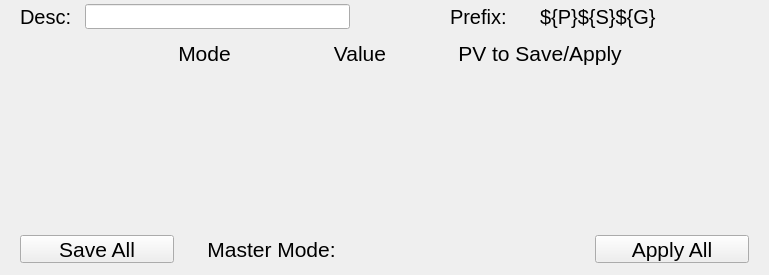
<?xml version="1.0" ?>
<ui version="4.0">
  <class>Dialog</class>
  <widget class="PyDMFrame" name="screen">
    <property name="geometry">
      <rect>
        <x>552</x>
        <y>43</y>
        <width>769</width>
        <height>275</height>
      </rect>
    </property>
    <property name="minimumSize">
      <size>
        <width>769</width>
        <height>275</height>
      </size>
    </property>
    <property name="styleSheet">
      <string notr="true">PyDMFrame#screen {
  color: rgb(0, 0, 0);
  background-color: rgb(187, 187, 187);
  }</string>
    </property>
    <property name="windowTitle">
      <string>genericState5x</string>
    </property>
    <layout class="QGridLayout" name="gridLayout" columnstretch="20,60,5,46,43,25,79,37,29,6,55,25,20,85,5,29,26,55,96,3,20" rowstretch="4,25,11,27,8,26,5,26,5,26,5,26,5,26,10,28,12">
      <property name="leftMargin">
        <number>0</number>
      </property>
      <property name="topMargin">
        <number>0</number>
      </property>
      <property name="rightMargin">
        <number>0</number>
      </property>
      <property name="bottomMargin">
        <number>0</number>
      </property>
      <property name="horizontalSpacing">
        <number>0</number>
      </property>
      <property name="verticalSpacing">
        <number>0</number>
      </property>
      <item row="1" column="15" colspan="4">
        <widget class="PyDMDrawingRectangle" name="rectangle">
          <property name="geometry">
            <rect>
              <x>540</x>
              <y>4</y>
              <width>206</width>
              <height>25</height>
            </rect>
          </property>
          <property name="sizePolicy">
            <sizepolicy hsizetype="Ignored" vsizetype="Ignored">
              <horstretch>0</horstretch>
              <verstretch>0</verstretch>
            </sizepolicy>
          </property>
          <property name="brush" stdset="0">
            <brush brushstyle="SolidPattern">
              <color alpha="255">
                <red>218</red>
                <green>218</green>
                <blue>218</blue>
              </color>
            </brush>
          </property>
          <property name="penStyle" stdset="0">
            <enum>Qt::SolidLine</enum>
          </property>
          <property name="penColor" stdset="0">
            <color>
              <red>218</red>
              <green>218</green>
              <blue>218</blue>
            </color>
          </property>
          <property name="penWidth" stdset="0">
            <double>0</double>
          </property>
          <property name="penCapStyle" stdset="0">
            <enum>Qt::FlatCap</enum>
          </property>
          <property name="toolTip">
            <string>rectangle</string>
          </property>
        </widget>
      </item>
      <item row="3" column="4" colspan="3">
        <widget class="QLabel" name="text">
          <property name="geometry">
            <rect>
              <x>131</x>
              <y>40</y>
              <width>147</width>
              <height>27</height>
            </rect>
          </property>
          <property name="sizePolicy">
            <sizepolicy hsizetype="Ignored" vsizetype="Ignored">
              <horstretch>0</horstretch>
              <verstretch>0</verstretch>
            </sizepolicy>
          </property>
          <property name="text">
            <string>Mode</string>
          </property>
          <property name="font">
            <font>
              <pointsize>16</pointsize>
            </font>
          </property>
          <property name="brush" stdset="0">
            <brush brushstyle="SolidPattern">
              <color alpha="255">
                <red>0</red>
                <green>0</green>
                <blue>0</blue>
              </color>
            </brush>
          </property>
          <property name="toolTip">
            <string>text</string>
          </property>
          <property name="alignment">
            <set>Qt::AlignCenter</set>
          </property>
          <property name="styleSheet">
            <string notr="true">QLabel#text {
  color: rgb(0, 0, 0);
  }</string>
          </property>
        </widget>
      </item>
      <item row="3" column="8" colspan="3">
        <widget class="QLabel" name="text_1">
          <property name="geometry">
            <rect>
              <x>315</x>
              <y>40</y>
              <width>90</width>
              <height>27</height>
            </rect>
          </property>
          <property name="sizePolicy">
            <sizepolicy hsizetype="Ignored" vsizetype="Ignored">
              <horstretch>0</horstretch>
              <verstretch>0</verstretch>
            </sizepolicy>
          </property>
          <property name="text">
            <string>Value</string>
          </property>
          <property name="font">
            <font>
              <pointsize>16</pointsize>
            </font>
          </property>
          <property name="brush" stdset="0">
            <brush brushstyle="SolidPattern">
              <color alpha="255">
                <red>0</red>
                <green>0</green>
                <blue>0</blue>
              </color>
            </brush>
          </property>
          <property name="toolTip">
            <string>text_1</string>
          </property>
          <property name="alignment">
            <set>Qt::AlignCenter</set>
          </property>
          <property name="styleSheet">
            <string notr="true">QLabel#text_1 {
  color: rgb(0, 0, 0);
  }</string>
          </property>
        </widget>
      </item>
      <item row="3" column="12" colspan="6">
        <widget class="QLabel" name="text_2">
          <property name="geometry">
            <rect>
              <x>430</x>
              <y>40</y>
              <width>220</width>
              <height>27</height>
            </rect>
          </property>
          <property name="sizePolicy">
            <sizepolicy hsizetype="Ignored" vsizetype="Ignored">
              <horstretch>0</horstretch>
              <verstretch>0</verstretch>
            </sizepolicy>
          </property>
          <property name="text">
            <string>PV to Save/Apply</string>
          </property>
          <property name="font">
            <font>
              <pointsize>16</pointsize>
            </font>
          </property>
          <property name="brush" stdset="0">
            <brush brushstyle="SolidPattern">
              <color alpha="255">
                <red>0</red>
                <green>0</green>
                <blue>0</blue>
              </color>
            </brush>
          </property>
          <property name="toolTip">
            <string>text_2</string>
          </property>
          <property name="alignment">
            <set>Qt::AlignCenter</set>
          </property>
          <property name="styleSheet">
            <string notr="true">QLabel#text_2 {
  color: rgb(0, 0, 0);
  }</string>
          </property>
        </widget>
      </item>
      <item row="5" column="1" colspan="19">
        <widget class="PyDMEmbeddedDisplay" name="composite">
          <property name="geometry">
            <rect>
              <x>20</x>
              <y>75</y>
              <width>729</width>
              <height>26</height>
            </rect>
          </property>
          <property name="sizePolicy">
            <sizepolicy hsizetype="Ignored" vsizetype="Ignored">
              <horstretch>0</horstretch>
              <verstretch>0</verstretch>
            </sizepolicy>
          </property>
          <property name="toolTip">
            <string>composite</string>
          </property>
          <property name="filename" stdset="0">
            <string>genericState.ui</string>
          </property>
          <property name="macros" stdset="0">
            <string>P=${P},S=${S},N=${N1}</string>
          </property>
        </widget>
      </item>
      <item row="7" column="1" colspan="19">
        <widget class="PyDMEmbeddedDisplay" name="composite_1">
          <property name="geometry">
            <rect>
              <x>20</x>
              <y>106</y>
              <width>729</width>
              <height>26</height>
            </rect>
          </property>
          <property name="sizePolicy">
            <sizepolicy hsizetype="Ignored" vsizetype="Ignored">
              <horstretch>0</horstretch>
              <verstretch>0</verstretch>
            </sizepolicy>
          </property>
          <property name="toolTip">
            <string>composite_1</string>
          </property>
          <property name="filename" stdset="0">
            <string>genericState.ui</string>
          </property>
          <property name="macros" stdset="0">
            <string>P=${P},S=${S},N=${N2}</string>
          </property>
        </widget>
      </item>
      <item row="9" column="1" colspan="19">
        <widget class="PyDMEmbeddedDisplay" name="composite_2">
          <property name="geometry">
            <rect>
              <x>20</x>
              <y>137</y>
              <width>729</width>
              <height>26</height>
            </rect>
          </property>
          <property name="sizePolicy">
            <sizepolicy hsizetype="Ignored" vsizetype="Ignored">
              <horstretch>0</horstretch>
              <verstretch>0</verstretch>
            </sizepolicy>
          </property>
          <property name="toolTip">
            <string>composite_2</string>
          </property>
          <property name="filename" stdset="0">
            <string>genericState.ui</string>
          </property>
          <property name="macros" stdset="0">
            <string>P=${P},S=${S},N=${N3}</string>
          </property>
        </widget>
      </item>
      <item row="11" column="1" colspan="19">
        <widget class="PyDMEmbeddedDisplay" name="composite_3">
          <property name="geometry">
            <rect>
              <x>20</x>
              <y>168</y>
              <width>729</width>
              <height>26</height>
            </rect>
          </property>
          <property name="sizePolicy">
            <sizepolicy hsizetype="Ignored" vsizetype="Ignored">
              <horstretch>0</horstretch>
              <verstretch>0</verstretch>
            </sizepolicy>
          </property>
          <property name="toolTip">
            <string>composite_3</string>
          </property>
          <property name="filename" stdset="0">
            <string>genericState.ui</string>
          </property>
          <property name="macros" stdset="0">
            <string>P=${P},S=${S},N=${N4}</string>
          </property>
        </widget>
      </item>
      <item row="13" column="1" colspan="19">
        <widget class="PyDMEmbeddedDisplay" name="composite_4">
          <property name="geometry">
            <rect>
              <x>20</x>
              <y>199</y>
              <width>729</width>
              <height>26</height>
            </rect>
          </property>
          <property name="sizePolicy">
            <sizepolicy hsizetype="Ignored" vsizetype="Ignored">
              <horstretch>0</horstretch>
              <verstretch>0</verstretch>
            </sizepolicy>
          </property>
          <property name="toolTip">
            <string>composite_4</string>
          </property>
          <property name="filename" stdset="0">
            <string>genericState.ui</string>
          </property>
          <property name="macros" stdset="0">
            <string>P=${P},S=${S},N=${N5}</string>
          </property>
        </widget>
      </item>
      <item row="15" column="17" colspan="3">
        <widget class="PyDMPushButton" name="message_button">
          <property name="geometry">
            <rect>
              <x>595</x>
              <y>235</y>
              <width>154</width>
              <height>28</height>
            </rect>
          </property>
          <property name="sizePolicy">
            <sizepolicy hsizetype="Ignored" vsizetype="Ignored">
              <horstretch>0</horstretch>
              <verstretch>0</verstretch>
            </sizepolicy>
          </property>
          <property name="text">
            <string>Apply All</string>
          </property>
          <property name="font">
            <font>
              <pointsize>16</pointsize>
            </font>
          </property>
          <property name="toolTip">
            <string>${P}${S}${G}apply</string>
          </property>
          <property name="channel" stdset="0">
            <string>ca://${P}${S}${G}apply</string>
          </property>
          <property name="pressValue" stdset="0">
            <string>1</string>
          </property>
          <property name="styleSheet">
            <string notr="true">PyDMPushButton#message_button {
  color: rgb(0, 0, 0);
  background-color: rgb(0, 216, 0);
  }</string>
          </property>
        </widget>
      </item>
      <item row="15" column="1" colspan="4">
        <widget class="PyDMPushButton" name="message_button_1">
          <property name="geometry">
            <rect>
              <x>20</x>
              <y>235</y>
              <width>154</width>
              <height>28</height>
            </rect>
          </property>
          <property name="sizePolicy">
            <sizepolicy hsizetype="Ignored" vsizetype="Ignored">
              <horstretch>0</horstretch>
              <verstretch>0</verstretch>
            </sizepolicy>
          </property>
          <property name="text">
            <string>Save All</string>
          </property>
          <property name="font">
            <font>
              <pointsize>16</pointsize>
            </font>
          </property>
          <property name="toolTip">
            <string>${P}${S}${G}save</string>
          </property>
          <property name="channel" stdset="0">
            <string>ca://${P}${S}${G}save</string>
          </property>
          <property name="pressValue" stdset="0">
            <string>1</string>
          </property>
          <property name="styleSheet">
            <string notr="true">PyDMPushButton#message_button_1 {
  color: rgb(0, 0, 0);
  background-color: rgb(253, 0, 0);
  }</string>
          </property>
        </widget>
      </item>
      <item row="15" column="10" colspan="6">
        <widget class="PyDMEnumButton" name="choice_button">
          <property name="geometry">
            <rect>
              <x>350</x>
              <y>235</y>
              <width>219</width>
              <height>28</height>
            </rect>
          </property>
          <property name="sizePolicy">
            <sizepolicy hsizetype="Ignored" vsizetype="Ignored">
              <horstretch>0</horstretch>
              <verstretch>0</verstretch>
            </sizepolicy>
          </property>
          <property name="toolTip">
            <string>${P}${S}${G}mode</string>
          </property>
          <property name="channel" stdset="0">
            <string>ca://${P}${S}${G}mode</string>
          </property>
          <property name="font">
            <font>
              <pointsize>16</pointsize>
            </font>
          </property>
          <property name="orientation" stdset="0">
            <number>1</number>
          </property>
          <property name="horizontalSpacing" stdset="0">
            <number>0</number>
          </property>
          <property name="verticalSpacing" stdset="0">
            <number>0</number>
          </property>
          <property name="marginTop" stdset="0">
            <number>0</number>
          </property>
          <property name="marginBottom" stdset="0">
            <number>0</number>
          </property>
          <property name="marginLeft" stdset="0">
            <number>0</number>
          </property>
          <property name="marginRight" stdset="0">
            <number>0</number>
          </property>
          <property name="styleSheet">
            <string notr="true">PyDMEnumButton#choice_button {
  color: rgb(0, 0, 0);
  background-color: rgb(200, 200, 200);
  margin: 0px;
  padding: 0px;
  min-width: 0px;
  min-height: 0px;
  }
QPushButton {
  color: rgb(0, 0, 0);
  background-color: rgb(200, 200, 200);
  margin: 0px;
  padding: 0px;
  min-width: 0px;
  min-height: 0px;
  }</string>
          </property>
        </widget>
      </item>
      <item row="15" column="6" colspan="3">
        <widget class="QLabel" name="text_3">
          <property name="geometry">
            <rect>
              <x>199</x>
              <y>235</y>
              <width>145</width>
              <height>28</height>
            </rect>
          </property>
          <property name="sizePolicy">
            <sizepolicy hsizetype="Ignored" vsizetype="Ignored">
              <horstretch>0</horstretch>
              <verstretch>0</verstretch>
            </sizepolicy>
          </property>
          <property name="text">
            <string>Master Mode:</string>
          </property>
          <property name="font">
            <font>
              <pointsize>16</pointsize>
            </font>
          </property>
          <property name="brush" stdset="0">
            <brush brushstyle="SolidPattern">
              <color alpha="255">
                <red>0</red>
                <green>0</green>
                <blue>0</blue>
              </color>
            </brush>
          </property>
          <property name="toolTip">
            <string>text_3</string>
          </property>
          <property name="alignment">
            <set>Qt::AlignCenter</set>
          </property>
          <property name="styleSheet">
            <string notr="true">QLabel#text_3 {
  color: rgb(0, 0, 0);
  }</string>
          </property>
        </widget>
      </item>
      <item row="1" column="13">
        <widget class="QLabel" name="text_4">
          <property name="geometry">
            <rect>
              <x>450</x>
              <y>4</y>
              <width>85</width>
              <height>25</height>
            </rect>
          </property>
          <property name="sizePolicy">
            <sizepolicy hsizetype="Ignored" vsizetype="Ignored">
              <horstretch>0</horstretch>
              <verstretch>0</verstretch>
            </sizepolicy>
          </property>
          <property name="text">
            <string>Prefix:</string>
          </property>
          <property name="font">
            <font>
              <pointsize>15</pointsize>
            </font>
          </property>
          <property name="brush" stdset="0">
            <brush brushstyle="SolidPattern">
              <color alpha="255">
                <red>0</red>
                <green>0</green>
                <blue>0</blue>
              </color>
            </brush>
          </property>
          <property name="toolTip">
            <string>text_4</string>
          </property>
          <property name="alignment">
            <set>Qt::AlignLeading|Qt::AlignLeft|Qt::AlignVCenter</set>
          </property>
          <property name="styleSheet">
            <string notr="true">QLabel#text_4 {
  color: rgb(0, 0, 0);
  }</string>
          </property>
        </widget>
      </item>
      <item row="1" column="3" colspan="7">
        <widget class="PyDMLineEdit" name="text_entry">
          <property name="geometry">
            <rect>
              <x>85</x>
              <y>4</y>
              <width>265</width>
              <height>25</height>
            </rect>
          </property>
          <property name="sizePolicy">
            <sizepolicy hsizetype="Ignored" vsizetype="Ignored">
              <horstretch>0</horstretch>
              <verstretch>0</verstretch>
            </sizepolicy>
          </property>
          <property name="channel" stdset="0">
            <string>ca://${P}${S}${G}desc</string>
          </property>
          <property name="toolTip">
            <string>${P}${S}${G}desc</string>
          </property>
          <property name="displayFormat" stdset="0">
            <enum>PyDMLineEdit::String</enum>
          </property>
          <property name="font">
            <font>
              <pointsize>15</pointsize>
            </font>
          </property>
          <property name="styleSheet">
            <string notr="true">PyDMLineEdit#text_entry {
  color: rgb(0, 0, 0);
  background-color: rgb(218, 218, 218);
  border: 1px solid black;
  margin: 0px;
  padding: 0px;
  spacing: 0px;
  }</string>
          </property>
        </widget>
      </item>
      <item row="1" column="1">
        <widget class="QLabel" name="text_5">
          <property name="geometry">
            <rect>
              <x>20</x>
              <y>4</y>
              <width>60</width>
              <height>25</height>
            </rect>
          </property>
          <property name="sizePolicy">
            <sizepolicy hsizetype="Ignored" vsizetype="Ignored">
              <horstretch>0</horstretch>
              <verstretch>0</verstretch>
            </sizepolicy>
          </property>
          <property name="text">
            <string>Desc:</string>
          </property>
          <property name="font">
            <font>
              <pointsize>15</pointsize>
            </font>
          </property>
          <property name="brush" stdset="0">
            <brush brushstyle="SolidPattern">
              <color alpha="255">
                <red>0</red>
                <green>0</green>
                <blue>0</blue>
              </color>
            </brush>
          </property>
          <property name="toolTip">
            <string>text_5</string>
          </property>
          <property name="alignment">
            <set>Qt::AlignLeading|Qt::AlignLeft|Qt::AlignVCenter</set>
          </property>
          <property name="styleSheet">
            <string notr="true">QLabel#text_5 {
  color: rgb(0, 0, 0);
  }</string>
          </property>
        </widget>
      </item>
      <item row="1" column="15" colspan="4">
        <widget class="QLabel" name="text_6">
          <property name="geometry">
            <rect>
              <x>540</x>
              <y>4</y>
              <width>206</width>
              <height>25</height>
            </rect>
          </property>
          <property name="sizePolicy">
            <sizepolicy hsizetype="Ignored" vsizetype="Ignored">
              <horstretch>0</horstretch>
              <verstretch>0</verstretch>
            </sizepolicy>
          </property>
          <property name="text">
            <string>${P}${S}${G}</string>
          </property>
          <property name="font">
            <font>
              <pointsize>15</pointsize>
            </font>
          </property>
          <property name="brush" stdset="0">
            <brush brushstyle="SolidPattern">
              <color alpha="255">
                <red>0</red>
                <green>0</green>
                <blue>0</blue>
              </color>
            </brush>
          </property>
          <property name="toolTip">
            <string>text_6</string>
          </property>
          <property name="alignment">
            <set>Qt::AlignLeading|Qt::AlignLeft|Qt::AlignVCenter</set>
          </property>
          <property name="styleSheet">
            <string notr="true">QLabel#text_6 {
  color: rgb(0, 0, 0);
  }</string>
          </property>
        </widget>
      </item>
    </layout>
    <zorder>rectangle</zorder>
    <zorder>text</zorder>
    <zorder>text_1</zorder>
    <zorder>text_2</zorder>
    <zorder>composite</zorder>
    <zorder>composite_1</zorder>
    <zorder>composite_2</zorder>
    <zorder>composite_3</zorder>
    <zorder>composite_4</zorder>
    <zorder>message_button</zorder>
    <zorder>message_button_1</zorder>
    <zorder>choice_button</zorder>
    <zorder>text_3</zorder>
    <zorder>text_4</zorder>
    <zorder>text_entry</zorder>
    <zorder>text_5</zorder>
    <zorder>text_6</zorder>
  </widget>
  <customwidgets>
    <customwidget>
      <class>PyDMDrawingRectangle</class>
      <extends>QWidget</extends>
      <header>pydm.widgets.drawing</header>
    </customwidget>
    <customwidget>
      <class>PyDMLabel</class>
      <extends>QLabel</extends>
      <header>pydm.widgets.label</header>
    </customwidget>
    <customwidget>
      <class>PyDMEmbeddedDisplay</class>
      <extends>QFrame</extends>
      <header>pydm.widgets.embedded_display</header>
    </customwidget>
    <customwidget>
      <class>PyDMPushButton</class>
      <extends>QPushButton</extends>
      <header>pydm.widgets.pushbutton</header>
    </customwidget>
    <customwidget>
      <class>PyDMEnumButton</class>
      <extends>QWidget</extends>
      <header>pydm.widgets.enum_button</header>
    </customwidget>
    <customwidget>
      <class>PyDMLineEdit</class>
      <extends>QLineEdit</extends>
      <header>pydm.widgets.line_edit</header>
    </customwidget>
    <customwidget>
      <class>PyDMFrame</class>
      <extends>QFrame</extends>
      <header>pydm.widgets.frame</header>
    </customwidget>
  </customwidgets>
</ui>
